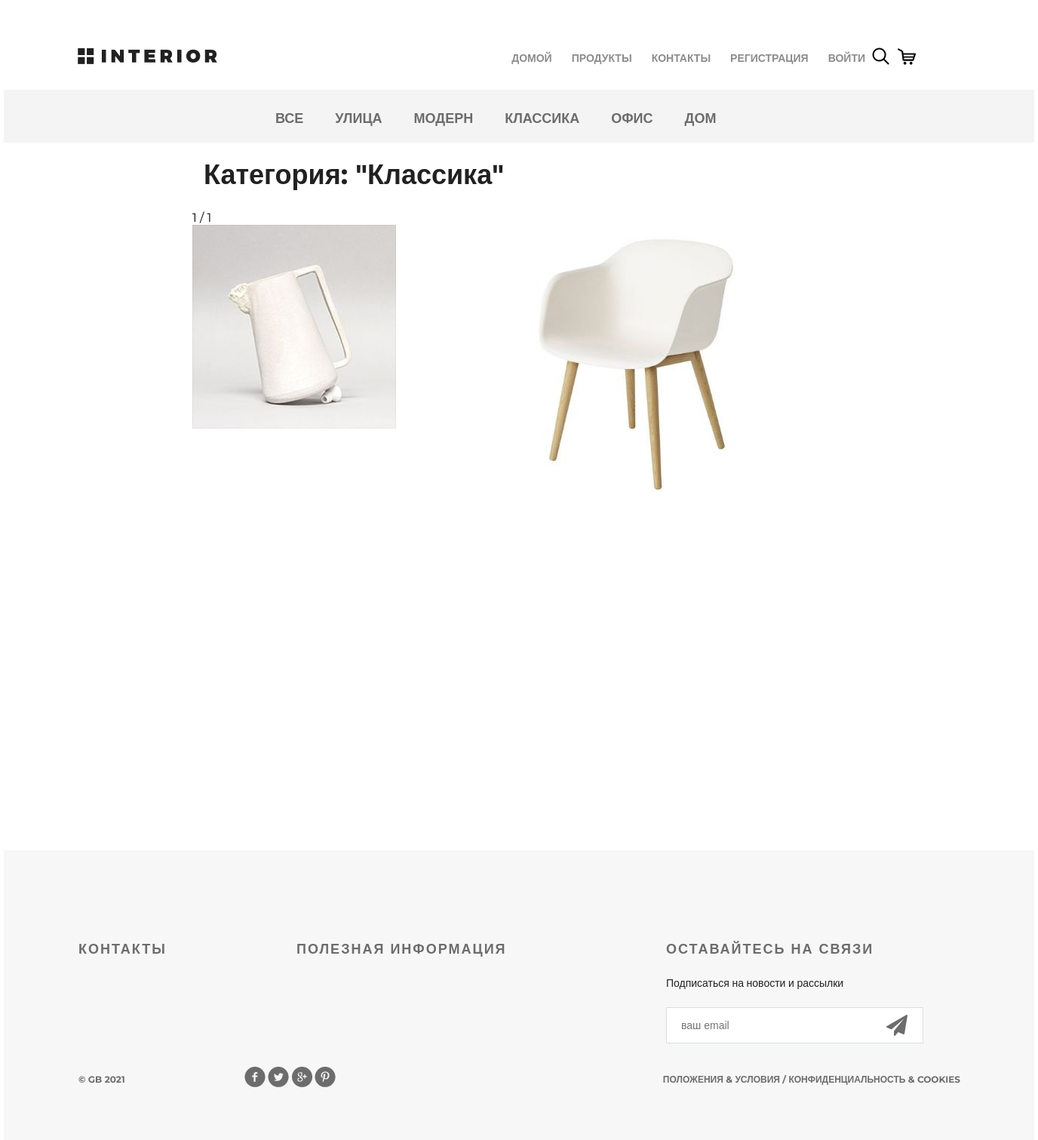
Screenshot of /products/category/3/ with the database file from the repository.
### mainapp/models.py (models this page shows, shortened)
class ProductCategory(models.Model):
    name = models.CharField(max_length=64, blank=True, unique=True, verbose_name='Название')
    description = models.TextField(verbose_name='Описание')
    is_active = models.BooleanField(default=True)
    def __str__(self):
        return f'{self.name}'
    class Meta:
        verbose_name = 'категория'
        verbose_name_plural = 'категория'
        ordering = ('-id',)

class Product(models.Model):
    category = models.ForeignKey(ProductCategory, on_delete=models.CASCADE, verbose_name='Категория')
    name = models.CharField(max_length=128, verbose_name='Название')
    image = models.ImageField(upload_to='products', blank=True,verbose_name='Картинка')
    short_desc = models.CharField(max_length=255, verbose_name='Краткое описание')
    description = models.TextField(verbose_name='Описание')
    price = models.DecimalField(decimal_places=2, max_digits=10, default=0, verbose_name='Цена')
    quantity = models.PositiveSmallIntegerField(default=0, verbose_name='Количество')
    is_active = models.BooleanField(default=True)
    def __str__(self):
        return f'{self.name} ({self.category})'

### mainapp/views.py (the view)
# urls.py: path('category/<int:pk>/', views.ProductsListView.as_view(), name='category'),
class ProductsListView(ListView):
    template_name = 'mainapp/products_list.html'
    model = Product
    paginate_by = 2
    def get_queryset(self):
        queryset = super().get_queryset()
        category_pk = self.kwargs.get('pk')
        if category_pk != 0:
            queryset = queryset.filter(category__pk=category_pk)
        print(queryset)
        return queryset
    def get_context_data(self, *args, **kwargs):
        context_data = super().get_context_data(*args, **kwargs)
        category_pk = self.kwargs.get('pk')
        print(category_pk)
        context_data['list_menu'] = ProductCategory.objects.all()
        context_data['title'] = 'Продукты'
        if category_pk == 0:
            context_data['category'] = {
                'name': 'Все',
                'pk': 0
            }
        else:
            context_data['category'] = ProductCategory.objects.get(pk=category_pk)
        return context_data

### adminapp/templatetags/my_tags.py (called while the page is built)
@register.filter(name='media_for_product')
def media_for_product(img_path):
    if not img_path:
        img_path = 'products/default.jpg'
    return f'{settings.MEDIA_URL}{img_path}'

### mainapp/context_processor.py (called while the page is built)
def basket(request):
    basket_items = []
    if request.user.is_authenticated:
        basket_items = Basket.objects.filter(user=request.user)
    return {
        'basket': basket_items
    }

### mainapp/templates/mainapp/products_list.html (shortened to what this page needs)
{% extends 'mainapp/base.html' %}
{% load static %}
{% load my_tags %}
{% block menu %}
    <div class="hero-white">
        <div class="header clearfix">
            {% include 'mainapp/includes/inc_main_menu.html' %}
        </div>
    </div>
{% endblock %}
{% block content %}
    <div class="details">
        <div class="links clearfix">
            {% include 'mainapp/includes/inc_catrgories_menu.html' %}
        </div>
        <div class="products_list">
            <div class="title clearfix">
                <h2>
                    Категория: "{{ category.name|title }}"
                </h2>
            </div>
            <div class="pagination">
                {{ page_obj.number }} / {{ page_obj.paginator.num_pages }}
            </div>
            <div class="category-products clearfix">
                {% for product in object_list %}
                    {% if product.is_active %}
                    <div class="block">
                        <a href="{% url 'products:product' product.pk %}">
                            <img src="{{ product.image|media_for_product }}" alt="product">
                        </a>
                    </div>
                    {% endif %}
                {% endfor %}
            </div>
        </div>
    </div>
    <div class="clr"></div>
{% endblock %}

### mainapp/templates/mainapp/includes/inc_catrgories_menu.html (shortened to what this page needs)
<ul class="links-menu">
    <li><a href="{% url 'products:category' 0 %}">Все</a></li>
    {% for item in list_menu %}
        <li><a
                href="{% url 'products:category' item.pk %}"
        >{{ item.name }}</a></li>
    {% endfor %}
</ul>

### static/style.css (style rules this page uses)
* { margin: 0; padding: 0; }
body { font-family: 'Montserrat', sans-serif; }
html, body { height: 100%; }
.products_list { margin-left: 250px; }
.products_list a { color: #555; text-decoration: none; }
.products_list .title { margin: 20px auto; height: 50px; float: none; }
.products_list .title h2 { margin-top: 0; float: left; }
.category-products { margin-bottom: 75px; }
.category-products .block a img { float: left; }
.category-products .block { float: left; margin-right: 30px; display: block; height: 370px; width: 370px; position: relative; }
.clr { height: 384px; }
.clearfix:after { content: ""; display: block; clear: both; }
.title { height: 152px; margin-right: 15px; }
.title h2 { float: left; margin-top: 118px; color: #212121; font-size: 36px; font-weight: 700; text-align: left; margin-left: 15px; }
.hero-white { background-color: #fff; height: 119px; padding-left: 98px; padding-right: 211px; position: relative; }
.links { height: 70px; background-color: #f4f4f4; position: relative; padding-left: 360px; }
.links-menu { margin: 27px auto 0px; position: absolute; }
.links-menu li { float: left; list-style-type: none; padding-right: 42px; }
.links-menu li a { text-decoration: none; color: #6c6c6c; font-size: 18px; font-weight: 700; text-transform: uppercase; }

### rows the page displays
ProductCategory: name "УЛИЦА"
ProductCategory: name "МОДЕРН"
ProductCategory: name "КЛАССИКА", name "Классика"
ProductCategory: name "ОФИС"
ProductCategory: name "ДОМ"
Product: image|media_for_product (picture)
Product: image|media_for_product (picture)

### other values shown
{{ page_obj.number }} "1"
{{ page_obj.paginator.num_pages }} "1"
